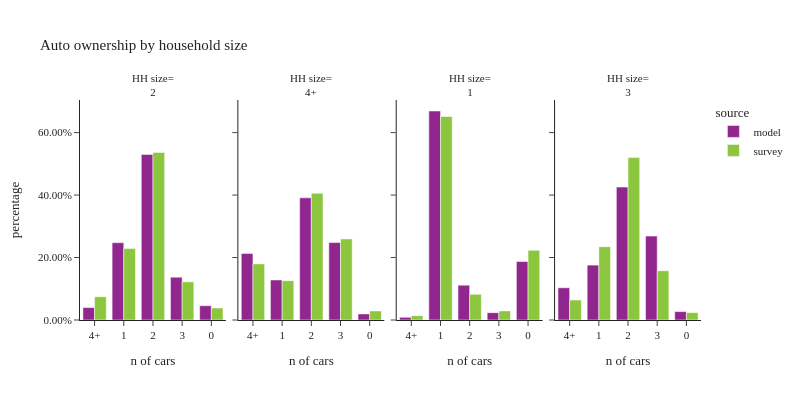

Notebook cell for this chart:
### Code cell
plot_auto(hh,'hhsize_4+','household size', 'HH size')

### Figure 1 — Plotly figure (JSON) as saved in the notebook; plotly's stock layout.template omitted (floating-point values rounded to 4 significant figures)
{"data": [{"alignmentgroup": "True", "customdata": [[23168], [144245], [308930], [79842], [26642]], "hovertemplate": "source=model<br>hhsize_4+=2<br>hhvehs_4+=%{x}<br>percentage=%{y}<br>sample count=%{customdata[0]}<extra></extra>", "legendgroup": "model", "marker": {"color": "#91268F", "pattern": {"shape": ""}}, "name": "model", "offsetgroup": "model", "orientation": "v", "showlegend": true, "textposition": "auto", "type": "bar", "x": ["4+", "1", "2", "3", "0"], "xaxis": "x", "y": [0.03975, 0.2475, 0.5301, 0.137, 0.04571], "yaxis": "y"}, {"alignmentgroup": "True", "customdata": [[155683], [7777], [84890], [98709], [51005]], "hovertemplate": "source=model<br>hhsize_4+=4+<br>hhvehs_4+=%{x}<br>percentage=%{y}<br>sample count=%{customdata[0]}<extra></extra>", "legendgroup": "model", "marker": {"color": "#91268F", "pattern": {"shape": ""}}, "name": "model", "offsetgroup": "model", "orientation": "v", "showlegend": false, "textposition": "auto", "type": "bar", "x": ["2", "0", "4+", "3", "1"], "xaxis": "x2", "y": [0.3911, 0.01954, 0.2133, 0.248, 0.1281], "yaxis": "y2"}, {"alignmentgroup": "True", "customdata": [[4097], [323024], [53819], [11393], [90401]], "hovertemplate": "source=model<br>hhsize_4+=1<br>hhvehs_4+=%{x}<br>percentage=%{y}<br>sample count=%{customdata[0]}<extra></extra>", "legendgroup": "model", "marker": {"color": "#91268F", "pattern": {"shape": ""}}, "name": "model", "offsetgroup": "model", "orientation": "v", "showlegend": false, "textposition": "auto", "type": "bar", "x": ["4+", "1", "2", "3", "0"], "xaxis": "x3", "y": [0.008487, 0.6692, 0.1115, 0.0236, 0.1873], "yaxis": "y3"}, {"alignmentgroup": "True", "customdata": [[47888], [7350], [73204], [115942], [28120]], "hovertemplate": "source=model<br>hhsize_4+=3<br>hhvehs_4+=%{x}<br>percentage=%{y}<br>sample count=%{customdata[0]}<extra></extra>", "legendgroup": "model", "marker": {"color": "#91268F", "pattern": {"shape": ""}}, "name": "model", "offsetgroup": "model", "orientation": "v", "showlegend": false, "textposition": "auto", "type": "bar", "x": ["1", "0", "3", "2", "4+"], "xaxis": "x4", "y": [0.1757, 0.02697, 0.2686, 0.4255, 0.1032], "yaxis": "y4"}, {"alignmentgroup": "True", "customdata": [[598], [111], [128], [52], [515]], "hovertemplate": "source=survey<br>hhsize_4+=2<br>hhvehs_4+=%{x}<br>percentage=%{y}<br>sample count=%{customdata[0]}<extra></extra>", "legendgroup": "survey", "marker": {"color": "#8CC63E", "pattern": {"shape": ""}}, "name": "survey", "offsetgroup": "survey", "orientation": "v", "showlegend": true, "textposition": "auto", "type": "bar", "x": ["2", "0", "3", "4+", "1"], "xaxis": "x", "y": [0.5364, 0.0384, 0.1222, 0.07438, 0.2286], "yaxis": "y"}, {"alignmentgroup": "True", "customdata": [[71], [94], [44], [203], [11]], "hovertemplate": "source=survey<br>hhsize_4+=4+<br>hhvehs_4+=%{x}<br>percentage=%{y}<br>sample count=%{customdata[0]}<extra></extra>", "legendgroup": "survey", "marker": {"color": "#8CC63E", "pattern": {"shape": ""}}, "name": "survey", "offsetgroup": "survey", "orientation": "v", "showlegend": false, "textposition": "auto", "type": "bar", "x": ["3", "1", "4+", "2", "0"], "xaxis": "x2", "y": [0.2595, 0.126, 0.1797, 0.4058, 0.02906], "yaxis": "y2"}, {"alignmentgroup": "True", "customdata": [[110], [912], [13], [22], [490]], "hovertemplate": "source=survey<br>hhsize_4+=1<br>hhvehs_4+=%{x}<br>percentage=%{y}<br>sample count=%{customdata[0]}<extra></extra>", "legendgroup": "survey", "marker": {"color": "#8CC63E", "pattern": {"shape": ""}}, "name": "survey", "offsetgroup": "survey", "orientation": "v", "showlegend": false, "textposition": "auto", "type": "bar", "x": ["2", "1", "4+", "3", "0"], "xaxis": "x3", "y": [0.08246, 0.6516, 0.01382, 0.0292, 0.2229], "yaxis": "y3"}, {"alignmentgroup": "True", "customdata": [[120], [11], [62], [175], [22]], "hovertemplate": "source=survey<br>hhsize_4+=3<br>hhvehs_4+=%{x}<br>percentage=%{y}<br>sample count=%{customdata[0]}<extra></extra>", "legendgroup": "survey", "marker": {"color": "#8CC63E", "pattern": {"shape": ""}}, "name": "survey", "offsetgroup": "survey", "orientation": "v", "showlegend": false, "textposition": "auto", "type": "bar", "x": ["1", "0", "3", "2", "4+"], "xaxis": "x4", "y": [0.2346, 0.02365, 0.1577, 0.52, 0.06403], "yaxis": "y4"}], "layout": {"annotations": [{"font": {}, "showarrow": false, "text": "HH size=<br>2", "x": 0.1175, "xanchor": "center", "xref": "paper", "y": 1.0, "yanchor": "bottom", "yref": "paper"}, {"font": {}, "showarrow": false, "text": "HH size=<br>4+", "x": 0.3725, "xanchor": "center", "xref": "paper", "y": 1.0, "yanchor": "bottom", "yref": "paper"}, {"font": {}, "showarrow": false, "text": "HH size=<br>1", "x": 0.6275, "xanchor": "center", "xref": "paper", "y": 1.0, "yanchor": "bottom", "yref": "paper"}, {"font": {}, "showarrow": false, "text": "HH size=<br>3", "x": 0.8825, "xanchor": "center", "xref": "paper", "y": 1.0, "yanchor": "bottom", "yref": "paper"}], "barmode": "group", "font": {"size": 11}, "height": 400, "legend": {"title": {"text": "source"}, "tracegroupgap": 0}, "title": {"text": "Auto ownership by household size"}, "width": 800, "xaxis": {"anchor": "y", "domain": [0.0, 0.235], "title": {"text": "n of cars"}}, "xaxis2": {"anchor": "y2", "domain": [0.255, 0.49], "matches": "x", "title": {"text": "n of cars"}}, "xaxis3": {"anchor": "y3", "domain": [0.51, 0.745], "matches": "x", "title": {"text": "n of cars"}}, "xaxis4": {"anchor": "y4", "domain": [0.765, 1.0], "matches": "x", "title": {"text": "n of cars"}}, "yaxis": {"anchor": "x", "domain": [0.0, 1.0], "tickformat": ".2%", "title": {"text": "percentage"}}, "yaxis2": {"anchor": "x2", "domain": [0.0, 1.0], "matches": "y", "showticklabels": false, "tickformat": ".2%"}, "yaxis3": {"anchor": "x3", "domain": [0.0, 1.0], "matches": "y", "showticklabels": false, "tickformat": ".2%"}, "yaxis4": {"anchor": "x4", "domain": [0.0, 1.0], "matches": "y", "showticklabels": false, "tickformat": ".2%"}}}
